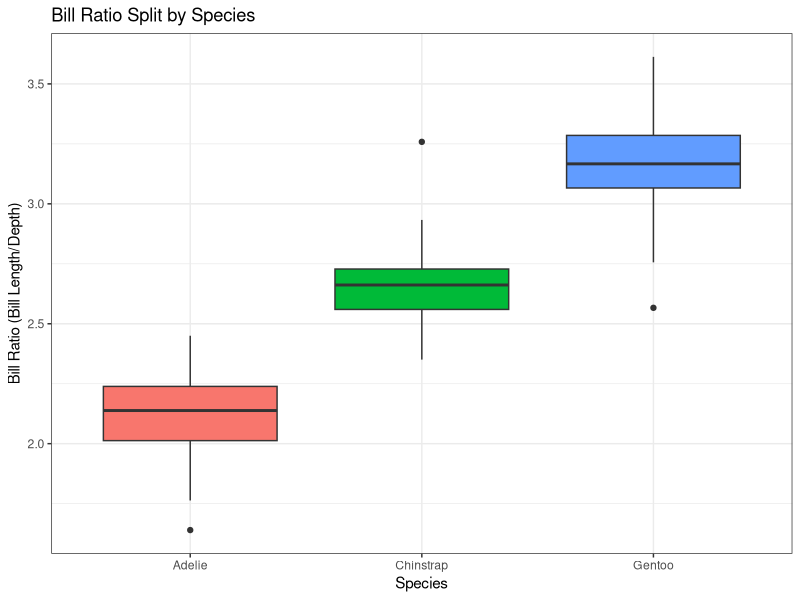
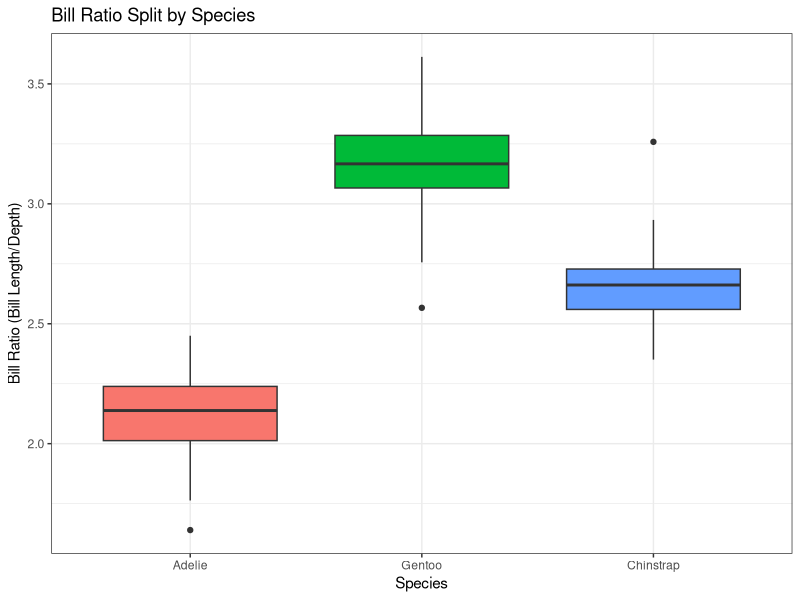
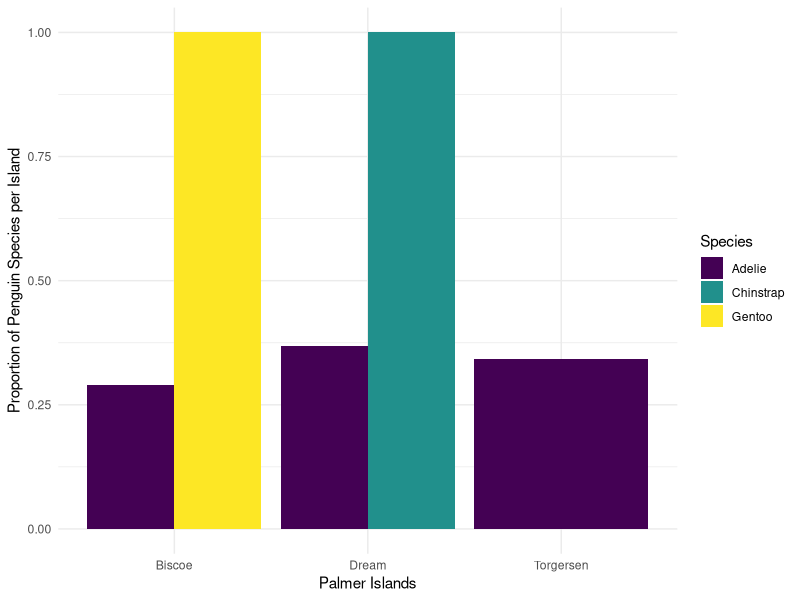

Here is the R script that generated these plots, in order:
## ---- chunk 1
#| label: setup
#| include: false

library(tidyverse)
library(palmerpenguins)
data(penguins)
## ---- chunk 2
penguins |>
  mutate(body_mass_kg = body_mass_g / 1000)
## ---- chunk 3
penguins |> 
  drop_na() #if we leave it blank it will remove any row with an NA
## ---- chunk 4
penguins |> 
  drop_na(sex) #adding a variable, removes rows with NA just for that variable
## ---- chunk 5
penguins |>
  mutate(bill_ratio = bill_length_mm/bill_depth_mm)
## ---- chunk 6
#| label: boxplot

penguins |>
    mutate(bill_ratio = bill_length_mm/bill_depth_mm) |>
  drop_na() |>
  ggplot(mapping = aes(x = species,
                       y = bill_ratio,
                       fill = species)) +
  geom_boxplot() +
  labs(title = "Bill Ratio Split by Species", 
       y = "Bill Ratio (Bill Length/Depth)",
       x = "Species") +
  theme_bw() +
  theme(legend.position = "none")
## ---- chunk 7
penguins |>
  mutate(bill_ratio = bill_length_mm/bill_depth_mm,
         body_mass_kg = body_mass_g / 1000,
         flipper_length_m = flipper_length_mm / 1000)
## ---- chunk 8
penguins |> 
  mutate(species = 
           fct_relevel(species, "Adelie", "Gentoo", "Chinstrap"),
         bill_ratio = bill_length_mm/bill_depth_mm) |> 
  drop_na() |>
  ggplot(mapping = aes(x = species,
                       y = bill_ratio,
                       fill = species)) +
  geom_boxplot() +
  labs(title = "Bill Ratio Split by Species", 
       y = "Bill Ratio (Bill Length/Depth)",
       x = "Species") +
  theme_bw() +
  theme(legend.position = "none")
  
# Gentoo and Chinstrap are switched when compared to the original graphs
## ---- chunk 9
penguins |>
  group_by(species) |>
  summarize(mass_mean = mean(body_mass_g, na.rm = TRUE),
            mass_sd = sd(body_mass_g, na.rm = TRUE))
## ---- chunk 10
#| label: Group by Species and Sex
#| message: false

penguins |> 
  mutate(body_mass_kg = body_mass_g / 1000) |> 
  group_by(species, sex) |> 
  drop_na() |>
  summarise(mass_mean = mean(body_mass_kg, na.rm = TRUE),
            mass_sd = sd(body_mass_kg, na.rm = TRUE))
## ---- chunk 11
#| label: Summary Table For Chinstrap

penguins |>
  filter(species == "Chinstrap") |>
  group_by(island) |>
  summarize(flip_max = max(flipper_length_mm), 
            filp_min = min(flipper_length_mm))

## ---- chunk 12
#| label: Summary Table of Bill Ratio

penguins |>
  mutate(bill_ratio = bill_length_mm/bill_depth_mm) |>
  drop_na() |>
  group_by(species) |>
  summarise(ratio_mean = mean(bill_ratio, na.rm = TRUE))
## ---- chunk 13
penguins |>
  group_by(species) |>
  summarize(bill_length_mean = mean(bill_length_mm, na.rm = TRUE),
            bill_depth_mean = mean(bill_depth_mm, na.rm = TRUE),
            flipper_length_mean = mean(flipper_length_mm, na.rm = TRUE))
## ---- chunk 14
penguins |>
  group_by(species) |>
  summarize(across(ends_with("mm"), 
                   .fns = mean, 
                   na.rm = TRUE))
## ---- chunk 15
penguins |>
  group_by(year) |>
  summarise(across(starts_with("bill"), 
                   .fns = max, 
                   na.rm = TRUE, 
                   .names = "max_{.col}"))
## ---- chunk 16
penguins |>
  group_by(year) |>
  summarise(across(starts_with("bill"), 
                   .fns = max, 
                   na.rm = TRUE, 
                   .names = "{.col}_max"))
## ---- chunk 17
penguins |>
  group_by(species) |>
  summarize(across(contains("length"),
                   list(avg = mean, stdev = sd),
                   na.rm = TRUE,
                   .names = "{.fn}_{.col}"))
## ---- chunk 18
#| label: Practicing Across

penguins |>
  group_by(island) |>
  summarize(across(contains("mm"), 
                   .fns = median, 
                   na.rm = TRUE, 
                   .names = "{.col}_median"))
## ---- chunk 19
#| label: Table of Biscoe Species Mean

penguins |>
  filter(island == "Biscoe") |>
  select(species:body_mass_g) |>
  rename(spp_penguin = species) |>
  group_by(spp_penguin) |>
  summarize(across(contains("length"),
                   .fns = mean,
                   na.rm = TRUE,
                   .names = "{.col}_mean"))
## ---- chunk 20
penguins |>
  group_by(species) |>
  summarize(n = n())
## ---- chunk 21
penguins |>
  count(species)
## ---- chunk 22
penguins |>
  count(species, year) # counts the number of species in each year
## ---- chunk 23
penguins |> 
  count(species, island) |> # counts the number of species per island 
  group_by(species) |> # grouping the data by species 
  mutate(total = sum(n),  # finding the total number
         prop = n/total) |>  # find the proportion
  ggplot(aes(x = island, y = prop, fill = species)) + # starting the plot
  geom_col(position = position_dodge()) + # column format
  scale_fill_viridis_d() + # color format
  labs(x = "Palmer Islands",
       y = "Proportion of Penguin Species per Island",
       fill = "Species") +
  theme_minimal()
## ---- chunk 24
#| label: Practicng with Count

penguins |>
  count(species, island, year)
## ---- chunk 25
#| label: Counting Adelie and Gentoo Penguins

penguins |>
  filter(species == c("Adelie", "Gentoo")) |>
  drop_na() |>
  count(species, sex)

## ---- chunk 26
penguins |>
  mutate(size_bin = case_when(
      body_mass_g > 4500 ~ "large",
      body_mass_g > 3000 & body_mass_g <= 4500 ~ "medium",
      body_mass_g <= 3000 ~ "small"
    )
  )
## ---- chunk 27
penguins |>
  select(species, year, flipper_length_mm) |>  # Selecting the column that we want to work with
  rename(study_year = year) |>   # renaming year into study year
  filter(species == "Adelie") |>  # filtering only Adelie penguins from the data
  mutate(flipper_rank = case_when(   # creating if else arguments for flipper ranks
    flipper_length_mm < 200 ~ 1,   # basically saying that less than 200 mm is ranked 1
    flipper_length_mm >= 200 ~ 2,  # basically saying that any flipper length greater than or equal to 200 is being ranked 2
    TRUE ~ 0 # 0 for anything else
  ))
## ---- chunk 28
#| label: New Study Year Column

penguins |>
  mutate(study_year = case_when(year == 2007 ~ "Year 1",
                                year == 2008 ~ "Year 2", 
                                year == 2009 ~ "Year 3"))

## ---- chunk 29
#| label: Chinstrap Flipper Length - Body Mass Ratio

penguins |>
  filter(species == "Chinstrap") |>
  select(flipper_length_mm, body_mass_g) |>
  mutate(fm_ratio = flipper_length_mm/body_mass_g, 
         ratio_bin = case_when(fm_ratio >= 0.05 ~ "high", 
                               fm_ratio < 0.05 ~ "low", 
                               TRUE ~ "no record"))

